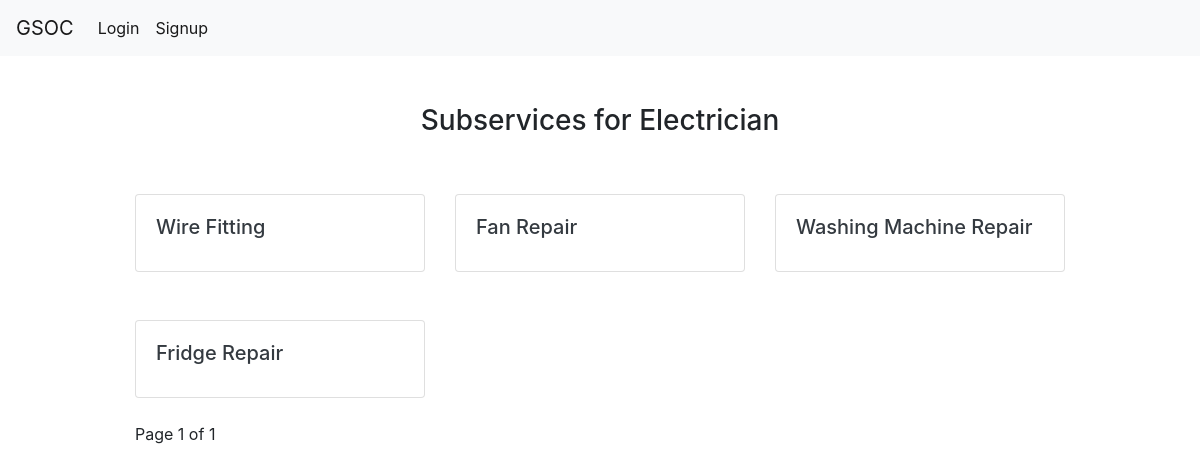
Page /services/services/1/Electrician/ on the committed database.
### services/models.py (models this page shows, shortened)
class Service(models.Model):
    is_active = models.BooleanField(default=True)
    service_name = models.CharField(max_length=124)
    service_charge = models.DecimalField(max_digits=10, decimal_places=2)
    service_image = models.ImageField(upload_to='VendorFinder/static/upload',blank=True,null=True)
    service_description = models.CharField(max_length=124,blank=True)
    row_insert_date = models.DateTimeField(auto_now_add=True)
    row_update_date = models.DateTimeField(auto_now=True)
    class Meta:
        db_table = 'service'
        verbose_name_plural = 'service'

class SubService(models.Model):
    is_active = models.BooleanField(default=True)
    service = models.ForeignKey(Service, on_delete=models.CASCADE)
    sub_service_name = models.CharField(max_length=124)
    row_insert_date = models.DateTimeField(auto_now_add=True)
    row_update_date = models.DateTimeField(auto_now=True)
    class Meta:
        db_table = 'sub_service'
        verbose_name_plural = 'sub service'

### services/views.py (the view)
# urls.py: re_path(r'^services/(?P<id>\d+)/(?P<service_name>[\w ]+)/$', ser_views.service_info, name='services'),
def service_info(request, id, service_name):
    service_name = service_name
    subservice = SubService.objects.filter(service=id).select_related()
    paginator = Paginator(subservice, 6)
    page = request.GET.get('page')
    sub_service = paginator.get_page(page)
    count = paginator.get_page(page)
    context = {
        'subservice' : subservice,
        'service_name' : service_name,
        'sub_service' : sub_service,
        'count' : count,
    }
    return render(request, 'services/filter.html', context)

### templates/services/filter.html (shortened to what this page needs)
{% extends 'base.html' %}
{% block content %}
    <div class="pricing-header px-3 py-3 pt-md-5 pb-md-4 mx-auto text-center">
        <h3> Subservices for {{ service_name }} </h3>
    </div>
    <div class="container">
        <div class="row">
                {% for item in sub_service %}
                <div class="col-md-4">
                        <a class="p-2 text-dark" href="" style="text-decoration: none">
                    <div class="card">
                            <div class="card-body">
                              <h5 class="card-title">{{item.sub_service_name}}</h5>
                            </div>
                    </div>
                        </a>
                </div>
                    {% endfor %}
            </div>
            <div class="pagination">
                    <span class="step-links">
                    <span class="current">
                    Page {{ count.number }} of {{ count.paginator.num_pages }}
                    </span>
                    </span>
            </div>
        </div>
    {% endblock %}

### static/css/base.css (style rules this page uses)
html { font-size: 14px; }
@media (min-width: 768px) { html { font-size: 16px; } }
.container { max-width: 960px; }
.pricing-header { max-width: 700px; }

### rows in the picture
Service: service_name "Electrician"
SubService: sub_service_name "Wire Fitting"
SubService: sub_service_name "Fan Repair"
SubService: sub_service_name "Washing Machine Repair"
SubService: sub_service_name "Fridge Repair"

### other values in the picture
{{ count.number }} "1"
{{ count.paginator.num_pages }} "1"
